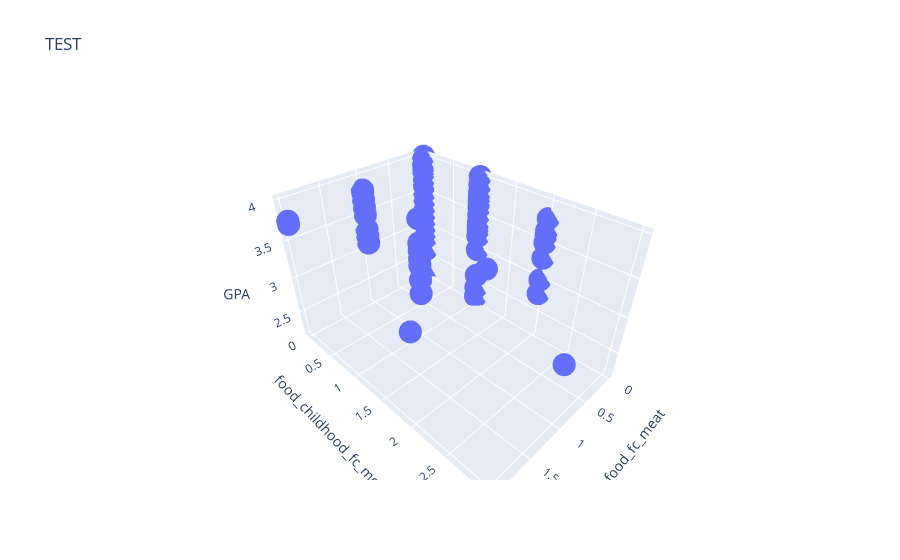

Notebook source saved alongside this figure:
### Code cell
import plotly.express as px

fig = px.scatter_3d(df, x='comfort_food_fc_meat', y='food_childhood_fc_meat', z='GPA', title= 'TEST')
fig.show()

### Figure 1 — Plotly figure (JSON) as saved in the notebook; plotly's stock layout.template omitted (floating-point values rounded to 4 significant figures)
{"data": [{"hoverlabel": {"namelength": 0}, "hovertemplate": "comfort_food_fc_meat=%{x}<br>food_childhood_fc_meat=%{y}<br>GPA=%{z}", "legendgroup": "", "marker": {"color": "#636efa", "symbol": "circle"}, "mode": "markers", "name": "", "scene": "scene", "showlegend": false, "type": "scatter3d", "x": [0, 0, 0, 0, 0, 0, 0, 0, 0, 0, 0, 0, 0, 1, 0, 0, 0, 0, 0, 0, 1, 0, 0, 0, 0, 1, 1, 1, 0, 0, 1, 0, 1, 0, 0, 0, 0, 0, 0, 0, 0, 0, 1, 0, 0, 0, 1, 0, 0, 0, 1, 1, 0, 1, 0, 0, 0, 1, 1, 0, 0, 0, 0, 0, 0, 0, 0, 2, 0, 0, 0, 0, 0, 1, 0, 0, 2, 1, 0, 0, 0, 0, 0, 0, 0, 1, 0, 1, 0, 0, 0, 0, 0, 0, 0, 1, 0, 1, 0, 0, 0, 0, 1, 0, 0, 0, 0, 0, 0, 0, 1, 1, 0, 2, 0, 1, 0, 0, 0, 0, 0], "y": [1, 2, 1, 1, 1, 2, 1, 0, 0, 1, 0, 1, 1, 0, 1, 2, 1, 0, 1, 0, 0, 1, 0, 2, 1, 1, 1, 0, 0, 1, 1, 2, 1, 0, 0, 1, 2, 0, 0, 1, 0, 0, 2, 2, 0, 0, 0, 0, 1, 2, 1, 1, 1, 0, 0, 1, 0, 0, 0, 1, 1, 2, 1, 0, 1, 0, 1, 0, 0, 0, 0, 1, 0, 0, 2, 0, 2, 1, 0, 1, 0, 0, 2, 0, 1, 0, 1, 1, 2, 0, 1, 0, 0, 1, 1, 1, 1, 1, 0, 1, 1, 1, 3, 1, 1, 1, 0, 0, 1, 0, 1, 0, 1, 0, 0, 0, 0, 0, 0, 0, 1], "z": [2.4, 3.654, 3.2, 3.5, 2.25, 3.8, 3.3, 3.3, 3.3, 3.5, 3.904, 3.4, 3.6, 3.1, 4, 3.6, 3.4, 2.2, 3.3, 3.87, 3.7, 3.7, 3.9, 2.8, 3.7, 3, 3.2, 3.5, 4, 4, 2.8, 3.65, 3, 3.7, 3.4, 3.89, 3, 3.4, 2.9, 3.6, 3.5, 3.2, 3.605, 3.8, 2.8, 3.5, 3.83, 3.6, 3.3, 3.3, 3.292, 3.5, 3.35, 3.8, 2.8, 3.5, 3.7, 3.6, null, 3.9, 2.6, 3.5, 3.2, 3, 3.6, 3.2, 3.67, 3.73, 4, 3.1, 3.79, 3, 3.7, 3.1, 3, 3.9, 3.4, 3.5, 3.7, 3.7, 3.83, 2.6, 3, 3.2, 3.5, 3.2, 3.68, 3.8, 3.3, 3.2, 3.75, 3.5, 3.92, 3.9, 3.9, 3.2, 3.5, 3.4, null, 3.7, null, 3, 3, 3.8, 3.8, 3.4, 3.7, 2.9, 3.9, 3.6, 2.8, 3.3, 3.4, 3.77, 3.63, 3.2, 3.5, 3, 3.882, 3, 3.9]}], "layout": {"legend": {"tracegroupgap": 0}, "scene": {"domain": {"x": [0, 1], "y": [0, 1]}, "xaxis": {"title": {"text": "comfort_food_fc_meat"}}, "yaxis": {"title": {"text": "food_childhood_fc_meat"}}, "zaxis": {"title": {"text": "GPA"}}}, "title": {"text": "TEST"}}}
